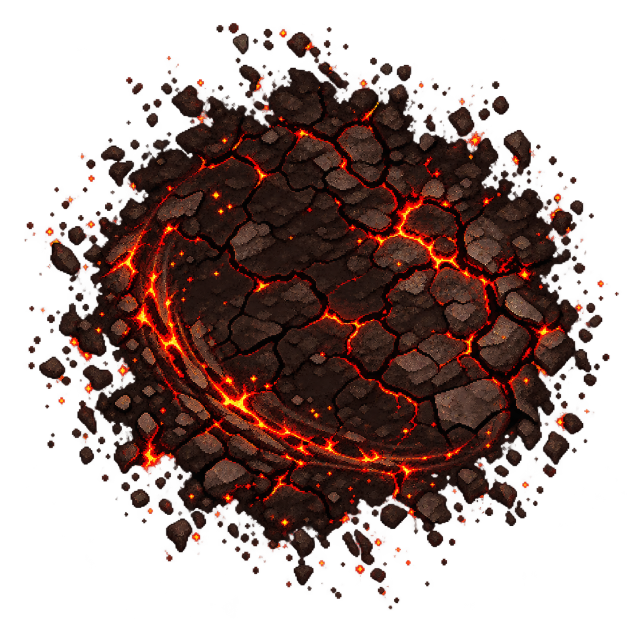
#> input picture art/halloween_headless_rider/hellfire_harvest/raws/T1_scorch_raw.png, 1254 x 1254 px (shown at 1/2 size)
$ python domain_tile.py
#> lines starting #> are read from the running program, lines starting #| are printed output that depends on the picture; after the words box and inside, x2 and y2 are one past the last pixel; in counts of white or black regions, pixels touching at a corner belong together
#!/usr/bin/env python3
"""The Headless Rider's domain: a full-hex ground tile that tiles seamlessly across the battlefield.

    python3 domain_tile.py [--base PNG] [--out exports/tile_rider_domain.webp]

Why it tiles: the game stretches a staticAssetPath sprite to each hex's bounding box (libs/threejs/combat.ts:635,
sprite.scale.set(w, h)), so a flat-top hex drawn corner to corner in the square canvas fills the tile exactly. The bands
are a hex Truchet: three arcs centred on alternate corners (0, 2, 4), each of radius half an edge, so every arc meets
an edge exactly at its midpoint, square to it. Every tile is the same image, so each band leaving one tile at an edge
midpoint enters the neighbour at the matching midpoint: the field forms one continuous lattice of linked rings.

Look (Headless Rider Horror!): charred cracked ground with ember seams (the approved T1 scorch art as the floor), crossed
by channels of blackened iron filled with hellfire, a dark bevelled rim on every hex. Pixel-stepped colours, no
gradients: built at 1024 and box-reduced to 256 so the steps stay crisp.
"""
import argparse
import math
import os
import sys

from PIL import Image, ImageDraw, ImageFilter

sys.path.insert(0, os.path.dirname(os.path.abspath(__file__)))
import fxkit as fx  # noqa: E402

N = 1024
SQ3 = math.sqrt(3)
# regular flat-top hex, circumradius R, centred; then stretched vertically to fill the square
R = N / 2
SY = N / (SQ3 * R)                       # vertical stretch so the hex's flat top and bottom touch the canvas


def P(x, y):
    """Regular-hex coords (centre 0,0, y down) -> canvas coords."""
    return N / 2 + x, N / 2 + y * SY


CORNERS = [(R * math.cos(math.radians(60 * k)), R * math.sin(math.radians(60 * k))) for k in range(6)]

IRON = [(18, 10, 9), (38, 22, 18), (62, 38, 30)]                         # dark -> light rim steps
FIRE = [(110, 8, 6), (196, 30, 12), (246, 96, 24), (255, 176, 56), (255, 236, 168)]  # outer -> core


def hex_mask(inset=0.0):
    m = Image.new('L', (N, N), 0)
    pts = [P(x * (1 - inset), y * (1 - inset)) for x, y in CORNERS]
    ImageDraw.Draw(m).polygon(pts, fill=255)
    return m


def arc_points(cx, cy, r, a0, a1, steps=240):
    return [P(cx + r * math.cos(math.radians(a0 + (a1 - a0) * i / steps)),
              cy + r * math.sin(math.radians(a0 + (a1 - a0) * i / steps))) for i in range(steps + 1)]


def _mid(k):
    (x1, y1), (x2, y2) = CORNERS[k], CORNERS[(k + 1) % 6]
    return (x1 + x2) / 2, (y1 + y2) / 2


def _line_intersect(k1, k2):
    """Intersection of the lines through edges k1 and k2 (extended)."""
    (x1, y1), (x2, y2) = CORNERS[k1], CORNERS[(k1 + 1) % 6]
    (x3, y3), (x4, y4) = CORNERS[k2], CORNERS[(k2 + 1) % 6]
    den = (x1 - x2) * (y3 - y4) - (y1 - y2) * (x3 - x4)
    t = ((x1 - x3) * (y3 - y4) - (y1 - y3) * (x3 - x4)) / den
    return x1 + t * (x2 - x1), y1 + t * (y2 - y1)


def _arc_between(e1, e2, centre):
    cx, cy = centre
    (ax, ay), (bx, by) = _mid(e1), _mid(e2)
    r = math.hypot(ax - cx, ay - cy)
    a0, a1 = math.degrees(math.atan2(ay - cy, ax - cx)), math.degrees(math.atan2(by - cy, bx - cx))
    d = (a1 - a0 + 540) % 360 - 180              # the short way round, the side that lies inside the hex
    return [P(cx + r * math.cos(math.radians(a0 + d * i / 240)), cy + r * math.sin(math.radians(a0 + d * i / 240)))
            for i in range(241)]


# Edge k runs from corner k to corner k+1. Corner 0 joins edges 5 and 0: a small arc round it. Edges 1-3 and 2-4 are two
# apart: large arcs, each centred where its two edges' lines meet, so it leaves both edges square. They cross once
# (the weave). All six midpoints used once each, so identical tiles join everywhere.
PATHS = [
    ('small', lambda: _arc_between(5, 0, CORNERS[0])),
    ('under', lambda: _arc_between(1, 3, _line_intersect(1, 3))),
    ('over', lambda: _arc_between(2, 4, _line_intersect(2, 4))),
]


def bands(width, which=None):
    m = Image.new('L', (N, N), 0)
    d = ImageDraw.Draw(m)
    for name, fn in PATHS:
        if which is None or name in which:
            d.line(fn(), fill=255, width=int(width), joint='curve')
    return m


def build(base_path, out, size=256):
#> called with size = 256
    base = Image.open(base_path).convert('RGBA')
#> base is the input picture: PIL image 1254x1254 RGBA; mean R, G, B, A 32.5, 11.9, 7.5, 118.3
    # floor: the scorch art, centre-cropped and scaled to cover the whole canvas, darkened a step so the bands lead
    s = min(base.size)
#> s = 1254
    crop = base.crop(((base.width - s) // 2 + int(s * 0.12), (base.height - s) // 2 + int(s * 0.12),
                      (base.width + s) // 2 - int(s * 0.12), (base.height + s) // 2 - int(s * 0.12)))
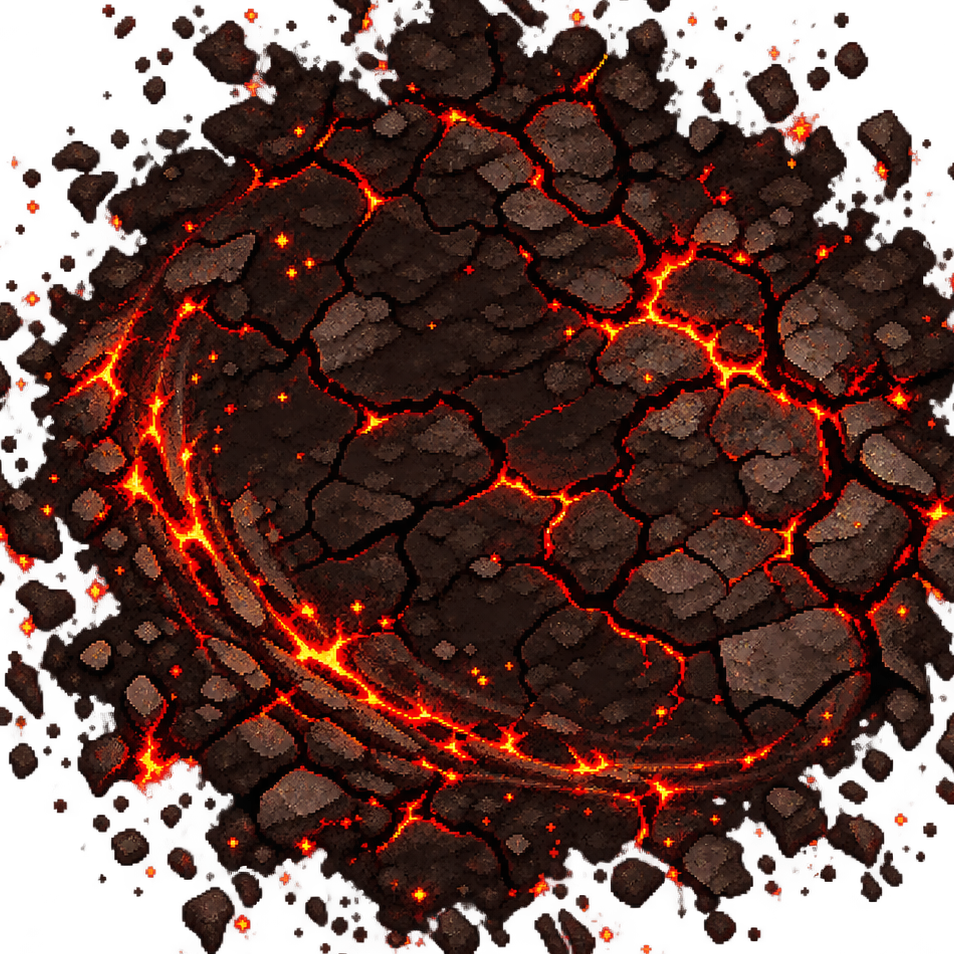
#> crop: PIL image 954x954 RGBA; mean R, G, B, A 51.5, 19.2, 12.4, 193.4; transparent parts drawn white
    floor = Image.new('RGBA', (N, N), (16, 8, 6, 255))
    floor.alpha_composite(crop.resize((N, N), Image.LANCZOS))
    floor = Image.eval(floor.convert('RGB'), lambda v: int(v * 0.85)).convert('RGBA')
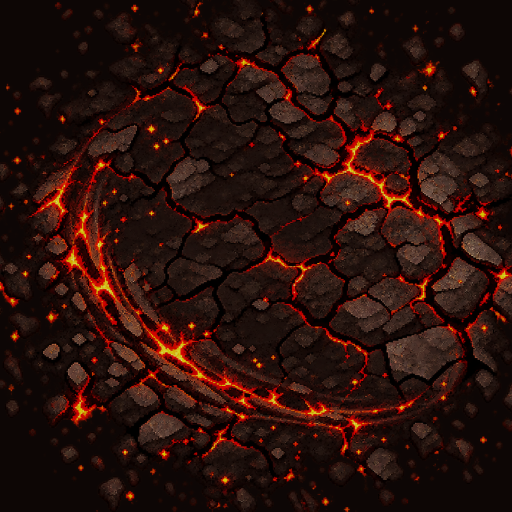
#> floor: PIL image 1024x1024 RGBA (shown at 1/2 size); mean R, G, B, A 42.2, 16.5, 11, 255

    img = floor.copy()
    # channel: iron rim (3 steps, widest first), then hellfire core (5 steps, narrowing to a white-hot line)
    widths_iron = [124, 108, 96]
    widths_fire = [84, 66, 46, 26, 10]
    for which in (('small', 'under'), ('over',)):
        shadow = bands(170, which).filter(ImageFilter.GaussianBlur(10))
        img.paste((0, 0, 0, 255), (0, 0), shadow.point(lambda v: int(v * 0.7)))
        for col, w in zip(IRON, widths_iron):
            img.paste(col + (255,), (0, 0), bands(w, which))
        for col, w in zip(FIRE, widths_fire):
            img.paste(col + (255,), (0, 0), bands(w, which))
#> this loop made 2 passes
#> pass 1, in build, `shadow = bands(170, which).filter(ImageFilter.GaussianBlur(10))`:
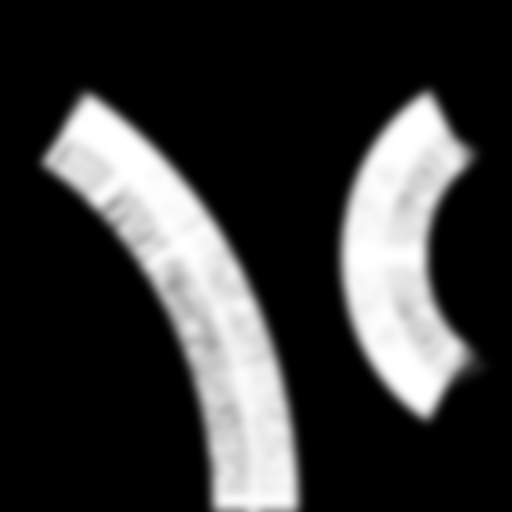
#> shadow: PIL image 1024x1024 L (shown at 1/2 size); min 0, max 255, mean 56.4
#> after the loop:
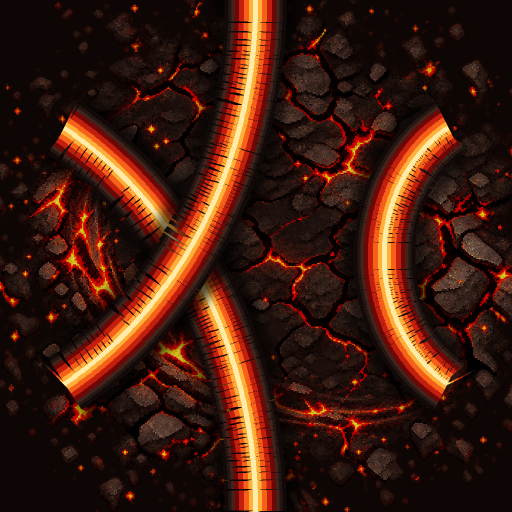
#> img: PIL image 1024x1024 RGBA (shown at 1/2 size); mean R, G, B, A 63.7, 27.4, 14.9, 255
    # hex rim: a dark bevel so each tile reads as a laid stone, matching the Subaku tile's framing
    rim_outer, rim_inner = hex_mask(0.0), hex_mask(0.035)
#> in hex_mask, `ImageDraw.Draw(m).polygon(pts, fill=255)`:
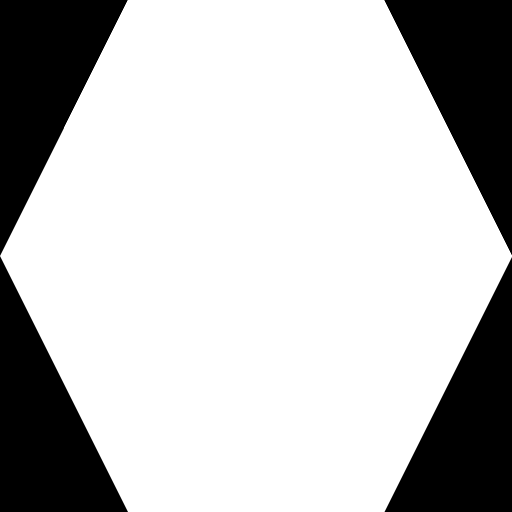
#> m: PIL image 1024x1024 L (shown at 1/2 size); 75.1% white; 4 black regions, box (x1, y1, x2, y2) and area: (0, 513, 256, 1024) 65536, (0, 0, 255, 511) 65408, (769, 0, 1024, 510) 65280, (769, 515, 1024, 1024) 65025
#> in hex_mask (call 2), `ImageDraw.Draw(m).polygon(pts, fill=255)`: m: PIL image 1024x1024 L; 70.1% white; 1 black region, box (x1, y1, x2, y2) and area: (0, 0, 1024, 1024) 313500
    rim = Image.eval(Image.composite(rim_outer, Image.new('L', (N, N), 0), Image.eval(rim_inner, lambda v: 255 - v)),
                     lambda v: v)
#> rim: PIL image 1024x1024 L; 5% white; 1 white region, box (x1, y1, x2, y2) and area: (0, 0, 1024, 1024) 52251
    img.paste((10, 5, 4, 255), (0, 0), rim)
    hi = Image.composite(hex_mask(0.035), Image.new('L', (N, N), 0), Image.eval(hex_mask(0.05), lambda v: 255 - v))
#> in hex_mask (call 4), `ImageDraw.Draw(m).polygon(pts, fill=255)`: m: PIL image 1024x1024 L; 67.9% white; 1 black region, box (x1, y1, x2, y2) and area: (0, 0, 1024, 1024) 337068
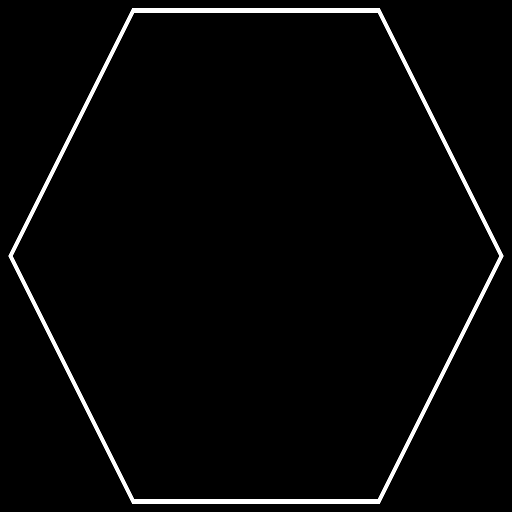
#> hi: PIL image 1024x1024 L (shown at 1/2 size); 2.2% white; 1 white region, box (x1, y1, x2, y2) and area: (17, 17, 1007, 1007) 23568
    img.paste((70, 30, 20, 255), (0, 0), hi)
    out_img = Image.new('RGBA', (N, N), (0, 0, 0, 0))
#> out_img: PIL image 1024x1024 RGBA; every value is 0
    out_img.paste(img, (0, 0), hex_mask(0.0))
    small = out_img.convert('RGBa').resize((size, size), Image.BOX).convert('RGBA')
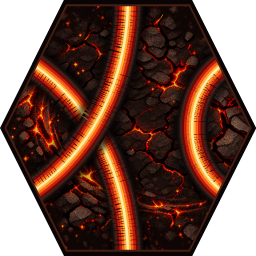
#> small: PIL image 256x256 RGBA; mean R, G, B, A 56.3, 24.4, 13, 191.5; transparent parts drawn white
    os.makedirs(os.path.dirname(os.path.abspath(out)), exist_ok=True)
    small.save(out, lossless=True, method=6)
    print(f'domain tile {out}: {size}x{size}, {os.path.getsize(out)} bytes')
    return out


if __name__ == '__main__':
    ap = argparse.ArgumentParser()
    ap.add_argument('--base', default=os.path.join(fx.ART, 'hellfire_harvest', 'raws', 'T1_scorch_raw.png'))
    ap.add_argument('--out', default=os.path.join(fx.EXPORTS, 'tile_rider_domain.webp'))
    a = ap.parse_args()
    build(a.base, a.out)


# ----------------------------------------------------------------------------------------------- pumpkin patch domain
VINE = [(8, 16, 8), (20, 38, 16), (38, 66, 26), (66, 102, 38)]            # outline -> highlight
LEAF = [(14, 30, 12), (34, 62, 24), (60, 96, 34)]
PUMPKIN = [(40, 12, 4), (120, 36, 6), (196, 78, 12), (238, 128, 28), (255, 186, 80)]  # outline -> highlight


# [290 lines left out: functions _leaves, _pumpkin, build_pumpkin, build_ironwork, build_pumpkin_rings, not called in this run]
